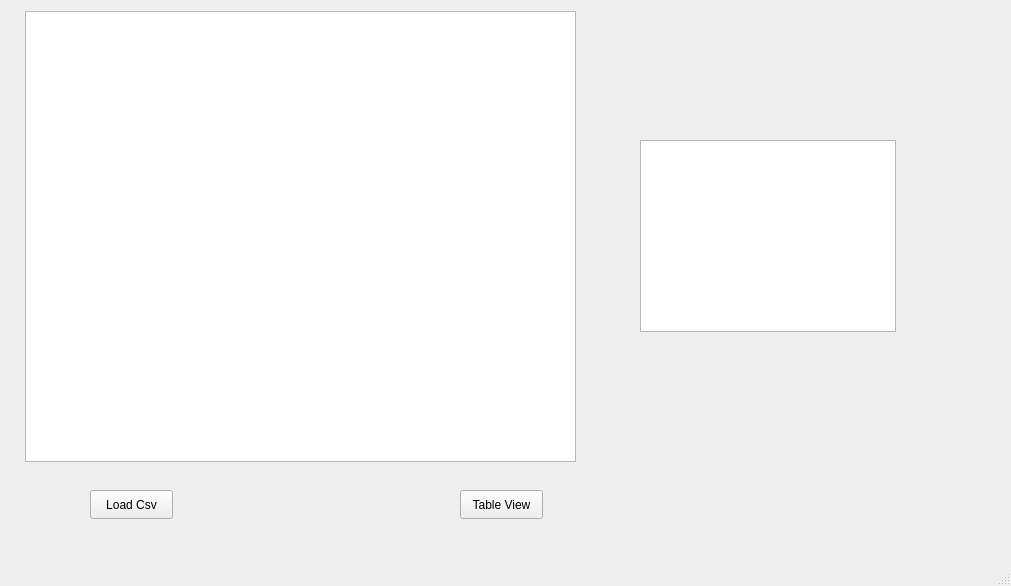
<?xml version="1.0" encoding="UTF-8"?>
<ui version="4.0">
 <class>MainWindow</class>
 <widget class="QMainWindow" name="MainWindow">
  <property name="geometry">
   <rect>
    <x>0</x>
    <y>0</y>
    <width>1011</width>
    <height>586</height>
   </rect>
  </property>
  <property name="windowTitle">
   <string>MainWindow</string>
  </property>
  <widget class="QWidget" name="centralwidget">
   <widget class="QPushButton" name="pushButton">
    <property name="geometry">
     <rect>
      <x>460</x>
      <y>490</y>
      <width>83</width>
      <height>29</height>
     </rect>
    </property>
    <property name="text">
     <string>Table View</string>
    </property>
   </widget>
   <widget class="QPushButton" name="pushButton_2">
    <property name="geometry">
     <rect>
      <x>90</x>
      <y>490</y>
      <width>83</width>
      <height>29</height>
     </rect>
    </property>
    <property name="text">
     <string>Load Csv</string>
    </property>
   </widget>
   <widget class="QTableWidget" name="tableWidget">
    <property name="geometry">
     <rect>
      <x>25</x>
      <y>11</y>
      <width>551</width>
      <height>451</height>
     </rect>
    </property>
   </widget>
   <widget class="QTableView" name="tableView">
    <property name="geometry">
     <rect>
      <x>640</x>
      <y>140</y>
      <width>256</width>
      <height>192</height>
     </rect>
    </property>
   </widget>
  </widget>
  <widget class="QMenuBar" name="menubar">
   <property name="geometry">
    <rect>
     <x>0</x>
     <y>0</y>
     <width>1011</width>
     <height>31</height>
    </rect>
   </property>
  </widget>
  <widget class="QStatusBar" name="statusbar"/>
 </widget>
 <resources/>
 <connections/>
</ui>
